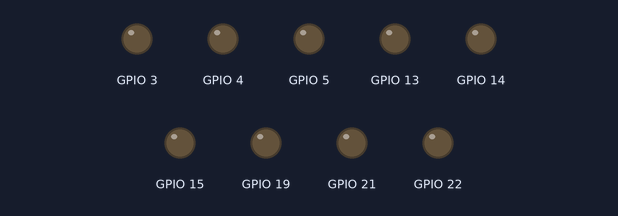
Simulated run of this program. Board: ESP32 board running MicroPython. Shown: output pins drawn as LEDs (lit = HIGH).

Above: at 3.7 s.
At 4.1 s:
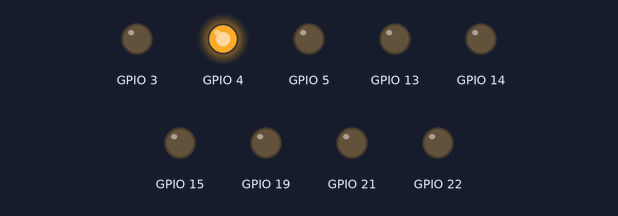
At 4.5 s:
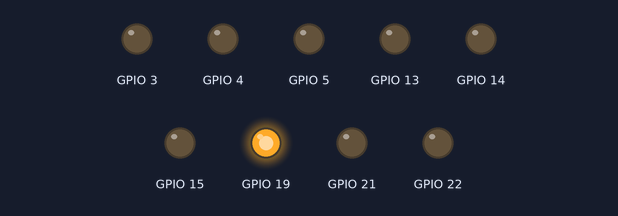
At 5.5 s:
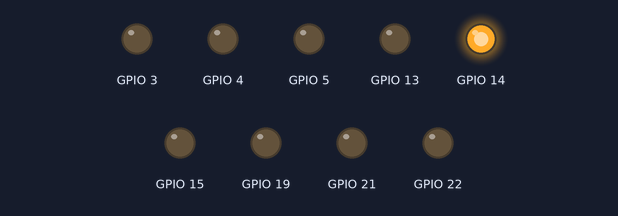
At 6.7 s:
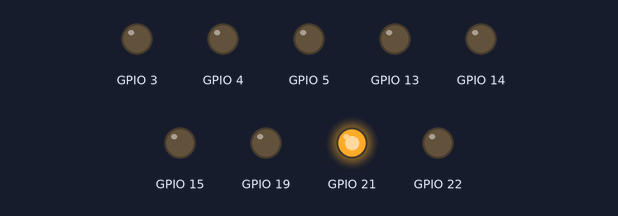
At 7.9 s:
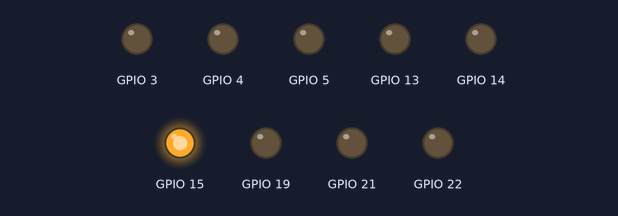
Timing chart, 0 to 8.2 s (numbered marks = the images above):
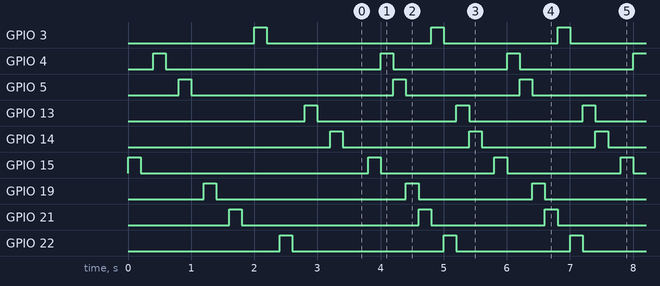

Measured:
- by itself, GPIO 3–5, GPIO 13, GPIO 15, GPIO 19, GPIO 21, GPIO 22: repeats every 2.0 s: HIGH 0.20 s, LOW 1.8 s
- by itself, GPIO 14: alternates HIGH for 0.20 s and LOW for 1.8 s
- by itself, everything shown: repeats every 2.0 s, in 10 steps

The program:

C_digos.py
```python
#METODO 1

from machine import Pin as pin
from utime import sleep, sleep_ms
led1=pin(15,pin.OUT)
led2=pin(4,pin.OUT)
led3=pin(5,pin.OUT)
led4=pin(19,pin.OUT)
led5=pin(21,pin.OUT)
led6=pin(3,pin.OUT)
led7=pin(22,pin.OUT)
led8=pin(13,pin.OUT)
led9=pin(14,pin.OUT)

pausa = 0.2

while True:
    led1.value(1)
    sleep(pausa)
    led1.value(0)
    sleep(pausa)

    led2.value(1)
    sleep(pausa)
    led2.value(0)
    sleep(pausa)

    led3.value(1)
    sleep(pausa)
    led3.value(0)
    sleep(pausa)

    led4.value(1)
    sleep(pausa)
    led4.value(0)
    sleep(pausa)

    led5.value(1)
    sleep(pausa)
    led5.value(0)
    sleep(pausa)

    led6.value(1)
    sleep(pausa)
    led6.value(0)
    sleep(pausa)

    led7.value(1)
    sleep(pausa)
    led7.value(0)
    sleep(pausa)

    led8.value(1)
    sleep(pausa)
    led8.value(0)
    sleep(pausa)

    led9.value(1)
    sleep(pausa)
    led9.value(0)
    sleep(pausa)
    break


#METODO 2

from machine import Pin as pin
from utime import sleep as pausa, sleep_ms as pausams, sleep_us as pausaAs

leda=pin(15,pin.OUT)
ledb=pin(4,pin.OUT)
ledc=pin(5,pin.OUT)
ledd=pin(19,pin.OUT)
lede=pin(21,pin.OUT)
ledf=pin(3,pin.OUT)
ledg=pin(22,pin.OUT)
ledh=pin(13,pin.OUT)
ledi=pin(14,pin.OUT)

#Hacemos la funcion
def encenderLeds(i,h,g,f,e,d,c,b,a):#Escibimos los parametros en este orden, para que enciendan de derecha a izquierda
    leda.value(a)
    ledb.value(b)
    ledc.value(c)
    ledd.value(d)
    lede.value(e)
    ledf.value(f)
    ledg.value(g)
    ledh.value(h)
    ledi.value(i)
    pausams(200)

while True:
    encenderLeds(0,0,0,0,0,0,0,0,0)
    encenderLeds(0,0,0,0,0,0,0,0,1)
    encenderLeds(0,0,0,0,0,0,0,1,0)
    encenderLeds(0,0,0,0,0,0,1,0,0)
    encenderLeds(0,0,0,0,0,1,0,0,0)
    encenderLeds(0,0,0,0,1,0,0,0,0)
    encenderLeds(0,0,0,1,0,0,0,0,0)
    encenderLeds(0,0,1,0,0,0,0,0,0)
    encenderLeds(0,1,0,0,0,0,0,0,0)
    encenderLeds(1,0,0,0,0,0,0,0,0)


#METODO 3

from machine import Pin as pin
from utime import sleep as pausa, sleep_ms as pausams, sleep_us as sleepUS

leda=pin(15,pin.OUT)
ledb=pin(4,pin.OUT)
ledc=pin(5,pin.OUT)
ledd=pin(19,pin.OUT)
lede=pin(21,pin.OUT)
ledf=pin(3,pin.OUT)
ledg=pin(22,pin.OUT)
ledh=pin(13,pin.OUT)
ledi=pin(14,pin.OUT)

listaObjetos = [leda,ledb,ledc,ledd,lede,ledf,ledg,ledh,ledi]

#Creamis una funcion hacia la derecha
def derecha():
    for elemento in listaObjetos:

        elemento.value(1)
        pausams(50)
        elemento.value(0)
        pausams(50)

#Creamos una funcion hacia la izquierda
def izquierda():
        for elemento in reversed (listaObjetos):

            elemento.value(1)
            pausams (50)
            elemento.value(0)
            pausams(50)

while True:
    derecha()
    izquierda()


#METODO 4

from machine import Pin as pin
from utime import sleep as pausa, sleep_ms as pausams, sleep_us as pausaus

#Creamos la lista que almacenara los puertos a usar
puertos = [15,4,5,19,21,3,22,13,14]
#Creamos una lista vacía que utilizaremos para agregar los datos de la lista "puertos"
todos = []

#Creamos un bucle for para agregar los elementos de la lista "puertos" en la lista "todos"
for i in puertos:
    todos.append (pin(i,pin.OUT)) #El metodo "append" nos permite agregar nuevos elementos a una lista, las cuales vamos agregando con el iterador "i", y el "OUT" nos indica que son datos de salida
print (todos)

#Creamos una funcion para hacer que las luces enciendan hacia la derecha
def secuenciaDerecha():
    for i in todos:
        for j in range(2):
            i.value(not i.value()) #Ponemos el not, para que empiece con un 1, es decir encendiendose, ya que por defecto el valor que iria en el vañlue es "0", y el "not", lo invierte, volviendolo en 1.
            pausams(130)

#Creamos una funcion para hacer que las luces enciendan hacia la izquierda
def secuenciaIzquierda():
    for i in reversed (todos):    #Ponemos "reversed" para que se ejecute la misma instruccion que en "secuenciaDerecha", pero de manera inversa.
        for j in range(2):
            i.value(not i.value ())
            pausams(130)

#Hacemos un bucle para que se ejecuten las funciones
while True:
    secuenciaDerecha()
    secuenciaIzquierda()


#METODO 5

from machine import Pin as pin
from utime import sleep as pausa, sleep_ms as pausam, sleep_us
puerto=[15,2,4,5,18,21,22,23,25,33]
todos=[]
for i in puerto:
    todos.append (pin(i,pin.OUT))
print (todos)
def derecha():
    for i in todos:
        for j in range (2):
            i.value(not i.value())
            pausam(150)
def izquierda():
    for i in reversed(todos):
        for j in range (2):
            i.value(not i.value())
            pausam(150)
while True:
    derecha()
    #izquierda()
```
